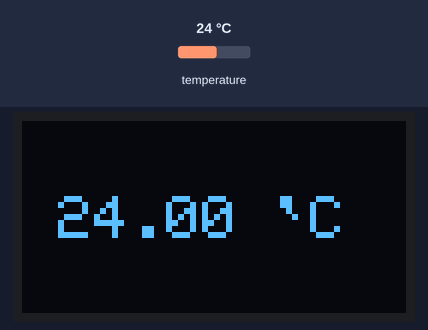
Recording of a sketch running on a simulated Arduino Uno, built with avr-gcc and run on an emulated ATmega328P. On the bench: 128×64 one-colour display. Inputs (shaded band) come from the test bench; at power-on: temperature 24 °C. What the sketch prints to the serial monitor is not drawn.

Above: at 1.4 s.
1.5 s: temperature set to 12 °C
At 2.8 s:
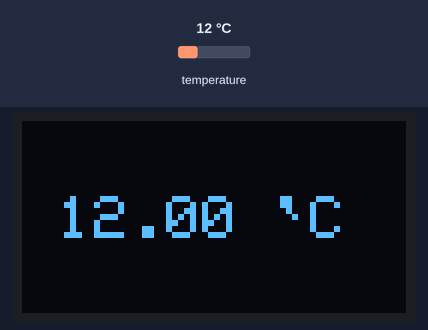
3.1 s: temperature set to 19 °C
At 3.6 s:
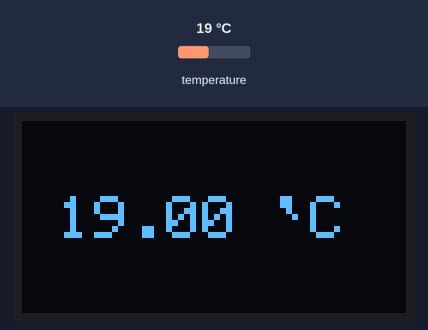
4.6 s: temperature set to 28 °C
At 5.6 s:
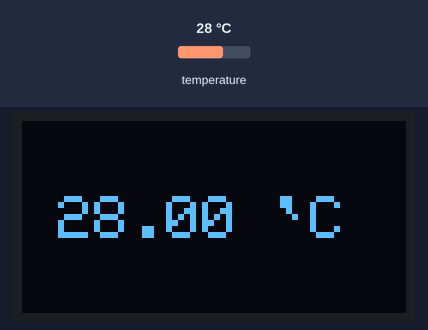
Timing chart, 0 to 7.6 s (numbered marks = the images above; inputs shaded):
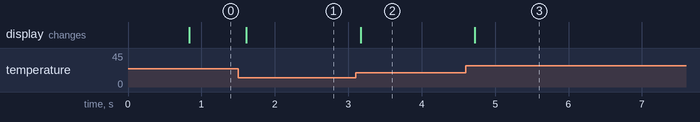

The sketch:

ds18b20.ino
```cpp
#include <DS18B20.h>
#include <Wire.h>
#include <Adafruit_GFX.h>
#include <Adafruit_SSD1306.h>

// 定义屏幕宽度和高度
#define SCREEN_WIDTH 128
#define SCREEN_HEIGHT 64

// 创建一个Adafruit_SSD1306对象。参数为复位引脚，由于许多模块没有使用，因此传递-1。
Adafruit_SSD1306 display(SCREEN_WIDTH, SCREEN_HEIGHT, &Wire, -1);

DS18B20 ds(6);

void refresh(float value)
{
  display.clearDisplay();
  display.setTextSize(2);
  display.setCursor(0,25);
  String str1 = " ";
  String str2 = " `C";
  String str = str1 + value + str2;
  display.println(str.c_str());
  display.display();
  Serial.println(str);
}

void setup() {
  Serial.begin(9600);

  // 初始化OLED显示屏
  if(!display.begin(SSD1306_SWITCHCAPVCC, 0x3C)) {
    Serial.println(F("SSD1306 allocation failed"));
    for(;;);
  }

  display.clearDisplay();
  display.setTextSize(1);
  display.setTextColor(SSD1306_WHITE);
  display.display();
}

void loop() {
  while (ds.selectNext()) {
    float value = ds.getTempC();
    refresh(value);
  }
}
```

Measured:
- after the input at 1.5 s, the display: changes after 0.11 s (image 1)
- after the input at 3.1 s, the display: changes after 0.07 s (image 2)
- after the input at 4.6 s, the display: changes after 0.12 s (image 3)
